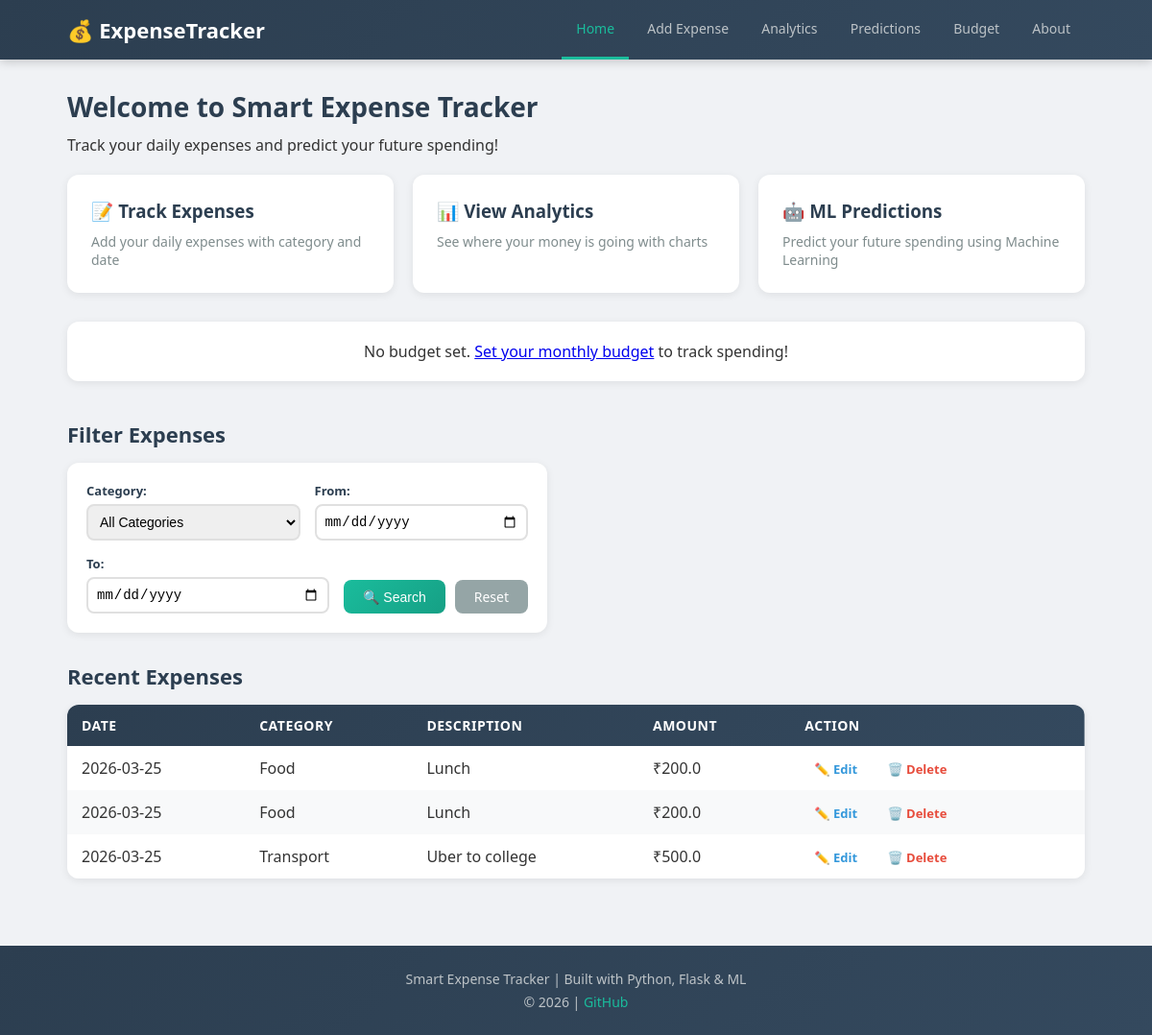
/, run on an earlier commit of the app's database.
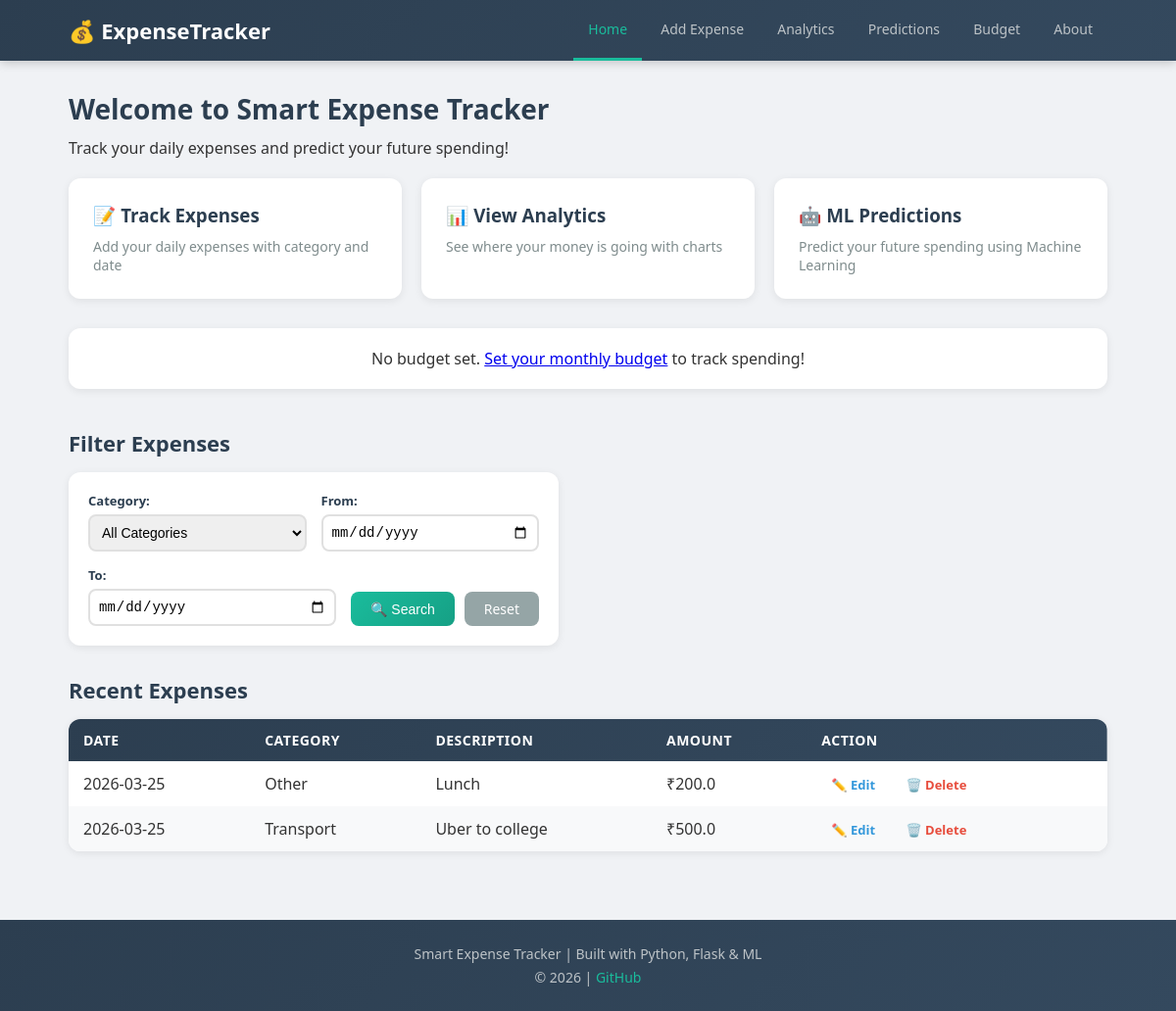
And on a later commit of the database.
### tables this page shows
CREATE TABLE expenses(
            id INTEGER PRIMARY KEY AUTOINCREMENT,
            amount REAL NOT NULL,
            category TEXT NOT NULL,
            description TEXT,
            date TEXT NOT NULL
        );

### app.py (the view)
@app.route('/')
def home():
    conn = get_db_connection()
    category = request.args.get('category')
    date_from = request.args.get('date_from')
    date_to = request.args.get('date_to')
    query = 'SELECT * FROM expenses WHERE 1=1'
    params = []
    if category:
        query += ' AND category = ?'
        params.append(category)
    if date_from:
        query += ' AND date >= ?'
        params.append(date_from)
    if date_to:
        query += ' AND date <= ?'
        params.append(date_to)
    query += ' ORDER BY date DESC'
    expenses = conn.execute(query, params).fetchall()
    import datetime
    current_month = datetime.datetime.now().strftime('%Y-%m')
    budget_row = conn.execute('SELECT * FROM settings').fetchone()
    budget = budget_row['budget'] if budget_row else None
    month_expenses = conn.execute(
        "SELECT SUM(amount) as total FROM expenses WHERE date LIKE ?",
        (current_month + '%',)
    ).fetchone()
    month_spent = month_expenses['total'] if month_expenses['total'] else 0
    if budget and budget > 0:
        budget_percentage = round((month_spent / budget) * 100, 1)
    else:
        budget_percentage = 0
    conn.close()
    return render_template('index.html',
                           expenses=expenses,
                           category=category,
                           date_from=date_from,
                           date_to=date_to,
                           budget=budget,
                           month_spent=month_spent,
                           budget_percentage=budget_percentage,
                           current_month=current_month)

### app.py (called while the page is built)
def get_db_connection():
    conn = sqlite3.connect('expenses.db')
    conn.row_factory = sqlite3.Row
    return conn

### templates/index.html (shortened to what this page needs)
{% extends 'base.html' %}
{% block content %}
    <h1>Welcome to Smart Expense Tracker</h1>
    <p>Track your daily expenses and predict your future spending!</p>
    <div class="features">
        <div class="feature-card">
            <h3>📝 Track Expenses</h3>
            <p>Add your daily expenses with category and date</p>
        </div>
        <div class="feature-card">
            <h3>📊 View Analytics</h3>
            <p>See where your money is going with charts</p>
        </div>
        <div class="feature-card">
            <h3>🤖 ML Predictions</h3>
            <p>Predict your future spending using Machine Learning</p>
        </div>
    </div>
    {% if budget %}
    <div class="budget-section" style="margin-top: 30px;">
        <h2>💰 Budget Tracker ({{ current_month }})</h2>
        <div class="budget-card">
            <div class="budget-info">
                <div class="budget-item">
                    <span class="budget-label">Monthly Budget</span>
                    <span class="budget-value">₹{{ budget }}</span>
                </div>
                <div class="budget-item">
                    <span class="budget-label">Spent So Far</span>
                    <span class="budget-value">₹{{ month_spent }}</span>
                </div>
                <div class="budget-item">
                    <span class="budget-label">Remaining</span>
                    <span class="budget-value {% if budget - month_spent < 0 %}over-budget{% endif %}">
                        ₹{{ (budget - month_spent)|round(2) }}
                    </span>
                </div>
            </div>
            <div class="progress-container">
                <div class="progress-bar
                    {% if budget_percentage > 100 %}progress-danger
                    {% elif budget_percentage > 80 %}progress-warning
                    {% else %}progress-safe{% endif %}"
                    style="width: {% if budget_percentage > 100 %}100{% else %}{{ budget_percentage }}{% endif %}%">
                    {{ budget_percentage }}%
                </div>
            </div>
            {% if budget_percentage > 100 %}
                <p class="budget-alert danger">
                    🚨 You've OVERSPENT your budget by ₹{{ (month_spent - budget)|round(2) }}!
                </p>
            {% elif budget_percentage > 80 %}
                <p class="budget-alert warning">
                    ⚠️ Warning: You've used {{ budget_percentage }}% of your budget!
                </p>
            {% elif budget_percentage > 50 %}
                <p class="budget-alert info">
                    ℹ️ You've used {{ budget_percentage }}% of your budget.
                </p>
            {% endif %}
        </div>
    </div>
    {% else %}
    <div class="budget-section" style="margin-top: 30px;">
        <div class="no-budget">
            <p>No budget set. <a href="/budget">Set your monthly budget</a> to track spending!</p>
        </div>
    </div>
    {% endif %}
    <h2 style="margin-top: 40px;">Filter Expenses</h2>
    <form method="GET" action="/" class="filter-form">
        <div class="filter-row">
            <div class="filter-item">
                <label for="category">Category:</label>
                <select id="category" name="category">
                    <option value="">All Categories</option>
                </select>
            </div>
            <div class="filter-item">
                <label for="date_from">From:</label>
                <input type="date" id="date_from" name="date_from"
                       value="{{ date_from if date_from else '' }}">
            </div>
            <div class="filter-item">
                <label for="date_to">To:</label>
                <input type="date" id="date_to" name="date_to"
                       value="{{ date_to if date_to else '' }}">
            </div>
            <div class="filter-buttons">
                <button type="submit">🔍 Search</button>
                <a href="/" class="reset-btn">Reset</a>
            </div>
        </div>
    </form>
    <h2 style="margin-top: 30px;">
        {% if category or date_from or date_to %}
            Filtered Results
        {% else %}
            Recent Expenses
        {% endif %}
    </h2>
    {% if expenses %}
        <div class="table-wrapper">
            <table>
                <thead>
                    <tr>
                        <th>Date</th>
                        <th>Category</th>
                        <th>Description</th>
                        <th>Amount</th>
                        <th>Action</th>
                    </tr>
                </thead>
                <tbody>
                    {% for expense in expenses %}
                    <tr>
                        <td>{{ expense['date'] }}</td>
                        <td>{{ expense['category'] }}</td>
                        <td>{{ expense['description'] }}</td>
                        <td>₹{{ expense['amount'] }}</td>
                        <td>
                            <a href="/edit/{{ expense['id'] }}" class="edit-btn">
                                ✏️ Edit
                            </a>
                            <a href="/delete/{{ expense['id'] }}" class="delete-btn"
                               onclick="return confirm('Are you sure you want to delete this expense?')">
                                🗑️ Delete
                            </a>
                        </td>
                    </tr>
                    {% endfor %}
                </tbody>
            </table>
        </div>
    {% else %}
        <p style="margin-top: 15px; color: #888;">
            No expenses found.
            <a href="/add">Add your first expense!</a>
        </p>
    {% endif %}
{% endblock %}

### templates/base.html (shortened to what this page needs)
<!DOCTYPE html>
<html lang="en">
<head>
    <link rel="stylesheet" href="{{ url_for('static', filename='style.css') }}">
</head>
<body>
    <nav>
        <div class="nav-container">
            <a href="/" class="logo">💰 ExpenseTracker</a>
            <div class="nav-links">
                <a href="/" class="{% if request.path == '/' %}active{% endif %}">Home</a>
                <a href="/add" class="{% if request.path == '/add' %}active{% endif %}">Add Expense</a>
                <a href="/analytics" class="{% if request.path == '/analytics' %}active{% endif %}">Analytics</a>
                <a href="/predictions" class="{% if request.path == '/predictions' %}active{% endif %}">Predictions</a>
                <a href="/budget" class="{% if request.path == '/budget' %}active{% endif %}">Budget</a>
                <a href="/about" class="{% if request.path == '/about' %}active{% endif %}">About</a>
            </div>
        </div>
    </nav>
    <div class="container">
        {% block content %}
        {% endblock %}
    </div>
    <footer>
        <p>Smart Expense Tracker | Built with Python, Flask & ML</p>
        <p>© 2026 | <a href="https://github.com/tusharyadav869/Smart-Expense-Tracker" target="_blank">GitHub</a></p>
    </footer>
</body>
</html>

### static/style.css (style rules this page uses)
* { margin: 0; padding: 0; box-sizing: border-box; }
body { font-family: 'Segoe UI', Tahoma, Geneva, Verdana, sans-serif; background-color: #f0f2f5; color: #333; min-height: 100vh; display: flex; flex-direction: column; }
html, body { overflow-x: hidden; width: 100%; }
nav { background: linear-gradient(135deg, #2c3e50, #34495e); padding: 0; box-shadow: 0 2px 10px rgba(0,0,0,0.2); position: sticky; top: 0; z-index: 1000; }
.nav-container { max-width: 1100px; margin: 0 auto; display: flex; justify-content: space-between; align-items: center; padding: 0 20px; }
.logo { color: white; font-size: 22px; font-weight: bold; text-decoration: none; padding: 15px 0; }
.nav-links a { color: #bdc3c7; text-decoration: none; padding: 20px 15px; font-size: 14px; display: inline-block; transition: all 0.3s ease; }
.nav-links a.active { color: #1abc9c; border-bottom: 3px solid #1abc9c; }
.container { max-width: 1100px; margin: 30px auto; padding: 0 20px; flex: 1; }
h1 { color: #2c3e50; margin-bottom: 10px; font-size: 28px; }
h2 { color: #2c3e50; margin-bottom: 10px; font-size: 22px; }
.features { display: flex; gap: 20px; margin-top: 20px; flex-wrap: wrap; }
.feature-card { background: white; padding: 25px; border-radius: 12px; flex: 1; min-width: 200px; box-shadow: 0 2px 8px rgba(0,0,0,0.08); transition: transform 0.3s ease, box-shadow 0.3s ease; }
.feature-card h3 { margin-bottom: 10px; color: #2c3e50; }
.feature-card p { color: #7f8c8d; font-size: 14px; }
form { background: white; padding: 30px; border-radius: 12px; box-shadow: 0 2px 8px rgba(0,0,0,0.08); max-width: 500px; }
label { display: block; margin-top: 15px; margin-bottom: 5px; font-weight: bold; color: #2c3e50; font-size: 14px; }
input, select { width: 100%; padding: 10px 12px; border: 2px solid #e0e0e0; border-radius: 8px; font-size: 14px; transition: border-color 0.3s ease; }
button { margin-top: 20px; padding: 12px 30px; background: linear-gradient(135deg, #1abc9c, #16a085); color: white; border: none; border-radius: 8px; font-size: 16px; cursor: pointer; width: 100%; transition: transform 0.2s ease, box-shadow 0.2s ease; }
.table-wrapper { width: 100%; overflow-x: auto; border-radius: 12px; margin-top: 15px; box-shadow: 0 2px 8px rgba(0,0,0,0.08); }
table { width: 100%; border-collapse: collapse; background: white; min-width: 500px; }
thead { background: linear-gradient(135deg, #2c3e50, #34495e); color: white; }
th, td { padding: 12px 15px; text-align: left; }
th { font-size: 14px; text-transform: uppercase; letter-spacing: 0.5px; }
tbody tr { transition: background-color 0.2s ease; }
tbody tr:nth-child(even) { background-color: #f8f9fa; }
.edit-btn { color: #3498db; text-decoration: none; font-weight: bold; padding: 5px 10px; border-radius: 5px; margin-right: 8px; transition: all 0.3s ease; font-size: 13px; }
.delete-btn { color: #e74c3c; text-decoration: none; font-weight: bold; padding: 5px 10px; border-radius: 5px; transition: all 0.3s ease; font-size: 13px; }
.filter-form { background: white; padding: 20px; border-radius: 12px; box-shadow: 0 2px 8px rgba(0,0,0,0.08); margin-top: 15px; }
.filter-row { display: flex; gap: 15px; align-items: flex-end; flex-wrap: wrap; }
.filter-item { flex: 1; min-width: 150px; }
.filter-item label { display: block; margin-bottom: 5px; font-weight: bold; color: #2c3e50; margin-top: 0; font-size: 13px; }
.filter-item select, .filter-item input { width: 100%; padding: 8px; border: 2px solid #e0e0e0; border-radius: 8px; }
.filter-buttons { display: flex; gap: 10px; }
.filter-buttons button { margin-top: 0; padding: 8px 20px; width: auto; font-size: 14px; }
.reset-btn { padding: 8px 20px; background-color: #95a5a6; color: white; text-decoration: none; border-radius: 8px; font-size: 14px; display: flex; align-items: center; transition: background-color 0.3s ease; }
.no-budget { background: white; padding: 20px; border-radius: 12px; text-align: center; box-shadow: 0 2px 8px rgba(0,0,0,0.08); }
footer { background: linear-gradient(135deg, #2c3e50, #34495e); color: #bdc3c7; text-align: center; padding: 20px; margin-top: 40px; font-size: 14px; }
footer p { margin: 5px 0; }
footer a { color: #1abc9c; text-decoration: none; }

What changed in the data, as far as the page shows it:
removed expenses: date "2026-03-25", category "Food", description "Lunch", amount "200.0"
changed expenses "Lunch": category "Food" → "Other"
